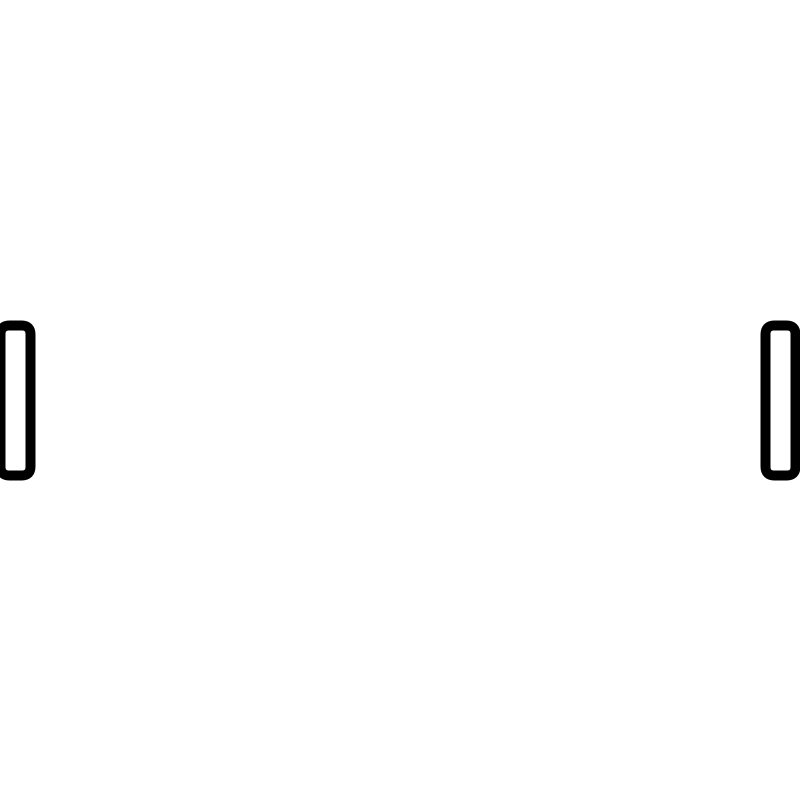
Frame 1 (no input)
Frame 60 (the mouse pressed at the canvas centre just before this capture): identical to frame 1, image omitted
Frame 120 (the mouse held since frame 60 and released just before this capture): identical to frame 1, image omitted

The Processing sketch that drew this single still picture (run headless with seeded random() and noise(); from frame 60 on, the mouse is pressed at the canvas centre):

// Processing sketch: game
// ── game.pde
int rectX = 0;
int rectY = 325;
int rectX2 = 765;
int rectY2 = 325;


void setup(){
size(800,800);
}




void draw(){
background(255);
  strokeWeight(10);
  fill(255);
  rect(rectX, rectY, 30,150,9);
  rectX = constrain(rectX,0,650);
  rectY = constrain(rectY,0,650);
  
    rect(rectX2, rectY2, 30,150,9);
  rectX = constrain(rectX,0,650);
  rectY = constrain(rectY,0,650);





 if (keyCode == DOWN){
    rectY += 5;
  }
  
  if (keyCode == UP){
    rectY -= 5;
  } 
  
  if (keyCode == 'W'){
    rectY2 -= 5;
  }
  
  if (keyCode == 'S'){
    rectY2 += 5;
  } 
}
